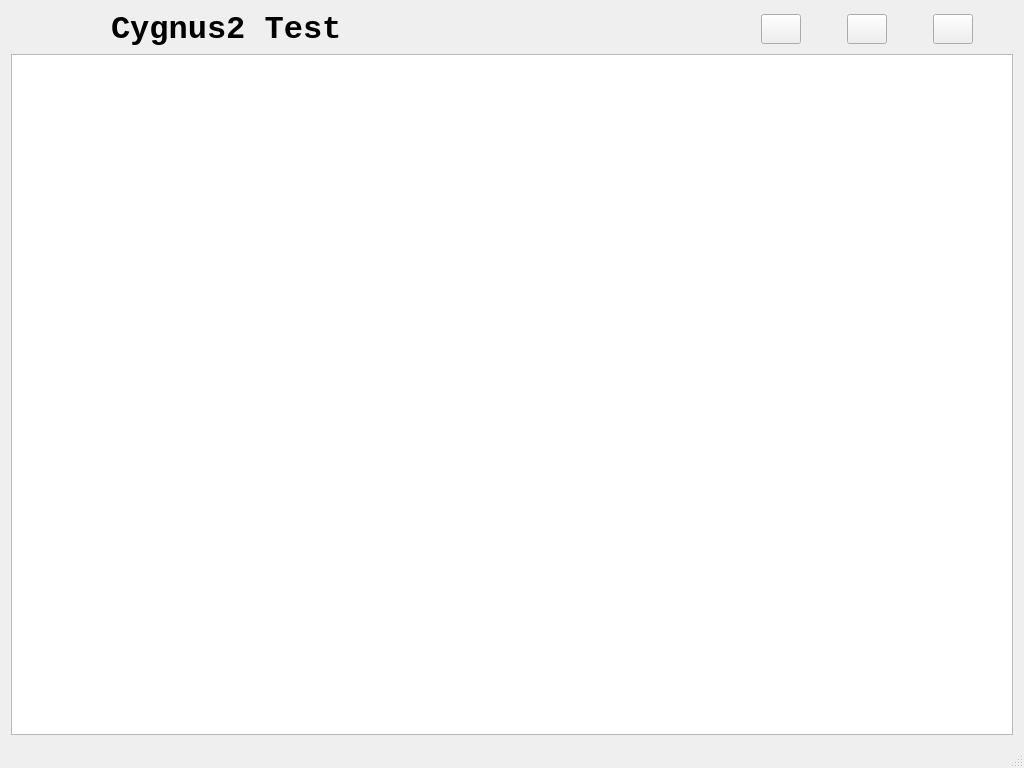
<?xml version="1.0" encoding="UTF-8"?>
<ui version="4.0">
 <class>Cyg2Comm</class>
 <widget class="QMainWindow" name="Cyg2Comm">
  <property name="geometry">
   <rect>
    <x>0</x>
    <y>0</y>
    <width>1024</width>
    <height>768</height>
   </rect>
  </property>
  <property name="sizePolicy">
   <sizepolicy hsizetype="Fixed" vsizetype="Fixed">
    <horstretch>0</horstretch>
    <verstretch>0</verstretch>
   </sizepolicy>
  </property>
  <property name="minimumSize">
   <size>
    <width>1024</width>
    <height>768</height>
   </size>
  </property>
  <property name="maximumSize">
   <size>
    <width>1024</width>
    <height>768</height>
   </size>
  </property>
  <property name="windowTitle">
   <string>Cyg2Comm</string>
  </property>
  <widget class="QWidget" name="centralWidget">
   <layout class="QGridLayout" name="gridLayout">
    <item row="0" column="0">
     <layout class="QHBoxLayout" name="horizontalLayout">
      <item>
       <spacer name="horizontalSpacer_4">
        <property name="orientation">
         <enum>Qt::Horizontal</enum>
        </property>
        <property name="sizeType">
         <enum>QSizePolicy::Fixed</enum>
        </property>
        <property name="sizeHint" stdset="0">
         <size>
          <width>100</width>
          <height>20</height>
         </size>
        </property>
       </spacer>
      </item>
      <item>
       <widget class="QLabel" name="label">
        <property name="font">
         <font>
          <family>Courier New</family>
          <pointsize>24</pointsize>
          <weight>75</weight>
          <bold>true</bold>
         </font>
        </property>
        <property name="text">
         <string>Cygnus2 Test</string>
        </property>
       </widget>
      </item>
      <item>
       <spacer name="horizontalSpacer_5">
        <property name="orientation">
         <enum>Qt::Horizontal</enum>
        </property>
        <property name="sizeHint" stdset="0">
         <size>
          <width>40</width>
          <height>20</height>
         </size>
        </property>
       </spacer>
      </item>
      <item>
       <widget class="QPushButton" name="search_btn">
        <property name="minimumSize">
         <size>
          <width>0</width>
          <height>30</height>
         </size>
        </property>
        <property name="maximumSize">
         <size>
          <width>75</width>
          <height>16777215</height>
         </size>
        </property>
        <property name="toolTip">
         <string>Search</string>
        </property>
        <property name="text">
         <string/>
        </property>
        <property name="icon">
         <iconset resource="rsc/qrc.qrc">
          <normaloff>:/picture/search.png</normaloff>:/picture/search.png</iconset>
        </property>
        <property name="iconSize">
         <size>
          <width>55</width>
          <height>55</height>
         </size>
        </property>
       </widget>
      </item>
      <item>
       <spacer name="horizontalSpacer">
        <property name="orientation">
         <enum>Qt::Horizontal</enum>
        </property>
        <property name="sizeType">
         <enum>QSizePolicy::Fixed</enum>
        </property>
        <property name="sizeHint" stdset="0">
         <size>
          <width>40</width>
          <height>20</height>
         </size>
        </property>
       </spacer>
      </item>
      <item>
       <widget class="QPushButton" name="add_btn">
        <property name="minimumSize">
         <size>
          <width>0</width>
          <height>30</height>
         </size>
        </property>
        <property name="maximumSize">
         <size>
          <width>75</width>
          <height>16777215</height>
         </size>
        </property>
        <property name="toolTip">
         <string>Add</string>
        </property>
        <property name="text">
         <string/>
        </property>
        <property name="icon">
         <iconset resource="rsc/qrc.qrc">
          <normaloff>:/picture/add.png</normaloff>:/picture/add.png</iconset>
        </property>
        <property name="iconSize">
         <size>
          <width>55</width>
          <height>55</height>
         </size>
        </property>
       </widget>
      </item>
      <item>
       <spacer name="horizontalSpacer_3">
        <property name="orientation">
         <enum>Qt::Horizontal</enum>
        </property>
        <property name="sizeType">
         <enum>QSizePolicy::Fixed</enum>
        </property>
        <property name="sizeHint" stdset="0">
         <size>
          <width>40</width>
          <height>20</height>
         </size>
        </property>
       </spacer>
      </item>
      <item>
       <widget class="QPushButton" name="stopall_btn">
        <property name="sizePolicy">
         <sizepolicy hsizetype="Minimum" vsizetype="Fixed">
          <horstretch>0</horstretch>
          <verstretch>0</verstretch>
         </sizepolicy>
        </property>
        <property name="minimumSize">
         <size>
          <width>0</width>
          <height>30</height>
         </size>
        </property>
        <property name="maximumSize">
         <size>
          <width>75</width>
          <height>16777215</height>
         </size>
        </property>
        <property name="toolTip">
         <string>Stop All</string>
        </property>
        <property name="text">
         <string/>
        </property>
        <property name="icon">
         <iconset resource="rsc/qrc.qrc">
          <normaloff>:/picture/stopall.png</normaloff>:/picture/stopall.png</iconset>
        </property>
        <property name="iconSize">
         <size>
          <width>55</width>
          <height>55</height>
         </size>
        </property>
       </widget>
      </item>
      <item>
       <spacer name="horizontalSpacer_2">
        <property name="orientation">
         <enum>Qt::Horizontal</enum>
        </property>
        <property name="sizeType">
         <enum>QSizePolicy::Fixed</enum>
        </property>
        <property name="sizeHint" stdset="0">
         <size>
          <width>40</width>
          <height>20</height>
         </size>
        </property>
       </spacer>
      </item>
     </layout>
    </item>
    <item row="1" column="0">
     <layout class="QVBoxLayout" name="verticalLayout" stretch="6">
      <item>
       <widget class="QTableWidget" name="unit_tw"/>
      </item>
     </layout>
    </item>
   </layout>
  </widget>
  <widget class="QMenuBar" name="menuBar">
   <property name="geometry">
    <rect>
     <x>0</x>
     <y>0</y>
     <width>1024</width>
     <height>23</height>
    </rect>
   </property>
  </widget>
  <widget class="QStatusBar" name="statusBar"/>
 </widget>
 <layoutdefault spacing="6" margin="11"/>
 <resources>
  <include location="rsc/qrc.qrc"/>
 </resources>
 <connections/>
</ui>
